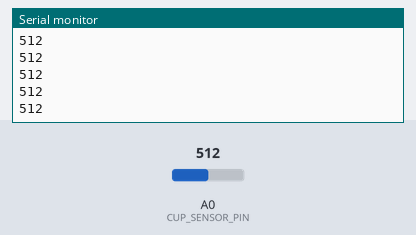
Recording of a sketch running on a simulated Arduino Uno, built with avr-gcc and run on an emulated ATmega328P. Parts: the last lines printed to the serial monitor. The test bench sets the inputs (shaded band); at power-on: A0 (CUP_SENSOR_PIN) = 512.

Above: at 1.2 s.
1.3 s: A0 (CUP_SENSOR_PIN) set to 610
At 2.4 s:
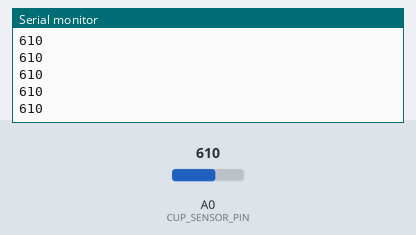
2.8 s: A0 (CUP_SENSOR_PIN) set to 590
At 3.6 s:
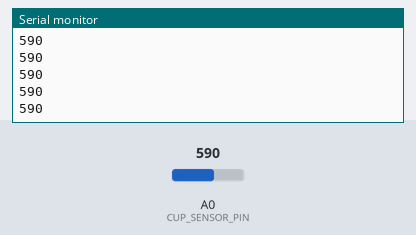
Timing chart, 0 to 5.8 s (numbered marks = the images above; inputs shaded):
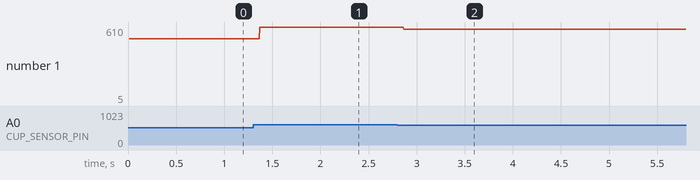

The sketch:

sensor_test.ino
```cpp
#define CUP_PRESENT_THRESHOLD 600   // this holds the voltage reading that a cup is considered present
#define SERIAL_READ_TIMEOUT 10000     // (ms)
#define CUP_PRESENT_TIMEOUT 10000     // (ms)
#define NUM_INGREDIENTS 6
#define CUP_SENSOR_PIN A0

void setup(void) {
   Serial.begin(9600);
   Serial.println("Board Reset");
   pinMode(CUP_SENSOR_PIN, INPUT);

 }

void loop(void) {

  Serial.println(analogRead(CUP_SENSOR_PIN));
}
```

Measured:
- after the input at 1.3 s, the serial monitor: prints a new line after 0.07 s (image 1)
- after the input at 2.8 s, the serial monitor: prints a new line after 0.07 s (image 2)
- plotted number 1: 512 → 610 after the input at 1.3 s, 610 → 5 after the input at 2.8 s
